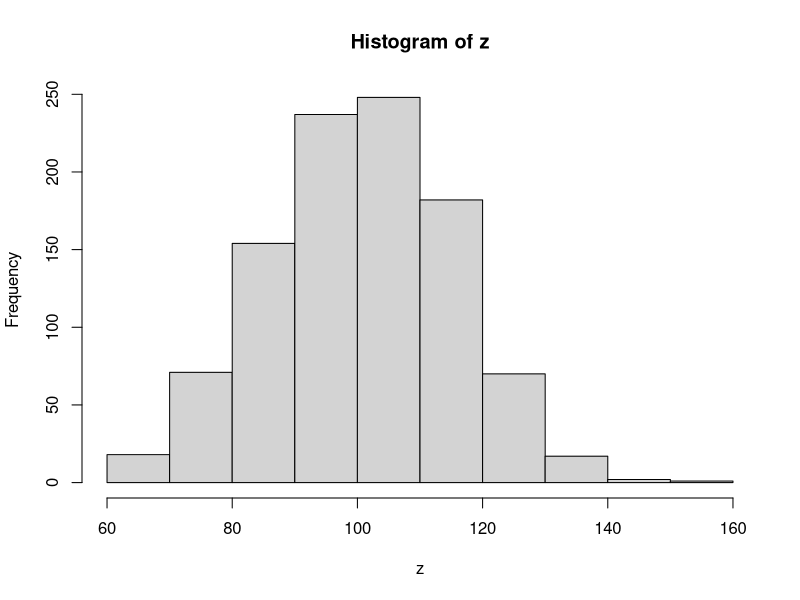

Source code (R):
## EXERCISE 7 #####################################################################

# 7.1. Draw a random sample of size 100 from the interval [0,2]

sample((runif(201, min=0, max=2)),100) 

# 7.2. Use dt to evaluate the density fucntion of the t distribution with 13 degrees of freedom at 21 values in the range -1 to 1.

x<-runif(21, min=-1, max=1)
dt(x, df=13)

# 7.3. Find x such that P[X ≤ x] = 0.01 for a t distribution with 9 degrees of freedom. 

pt(0.01, df=9) #distribution function
qt(0.01, df=9) #inverse distr function

# 7.4. IQ scores are known to have a normal distribution with mean 100 and standard deviation 15. What IQ would you have if you were in the 80th percentile? 

z<-rnorm(1000, mean=100, sd=15)
quantile(z, 0.8)
hist(z) # 113.56 for the 80th quantile seems correct.

# 7.5. What IQ would you have if you were in the top 10 percent? 

quantile(z, 0.9) 

# 7.6. What is the probability of having an IQ above 142?

probabilityIQ142<-1-(pnorm(142, mean=100, sd=15))

# 7.7.  Set the seed to "0" and create two samples of size 20 from the standard normal distribution with the same values. Repeat the process but set the seed to your ID number.

set.seed(0)
x1<-sample((rnorm(20, mean=1, sd=2)),20)
set.seed(0)
x2<-sample((rnorm(20, mean=1, sd=2)),20)

set.seed(21752716)
y1<-sample((rnorm(20, mean=1, sd=2)),20)
set.seed(21752716)
y2<-sample((rnorm(20, mean=1, sd=2)),20)
